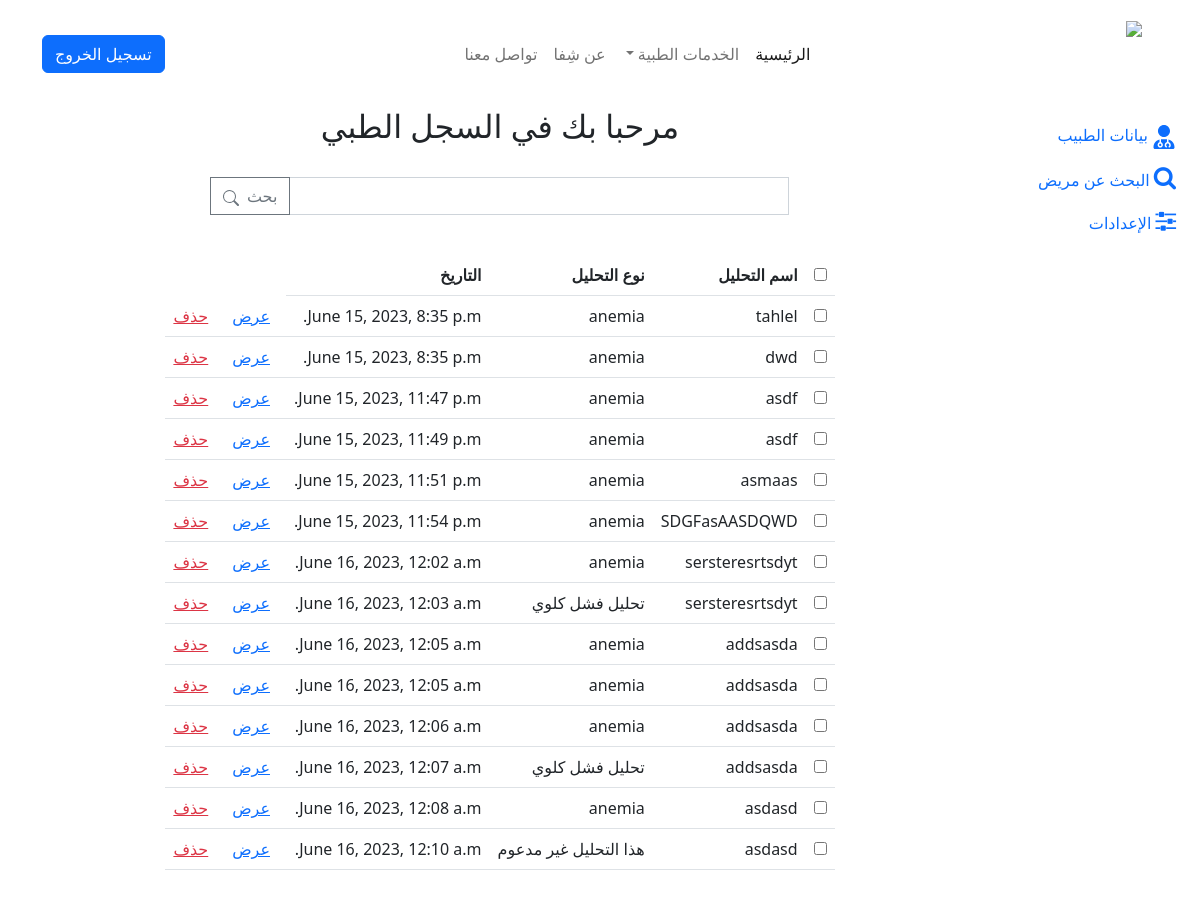
The app's page /medicalAnalysis/tests (signed in), older data.
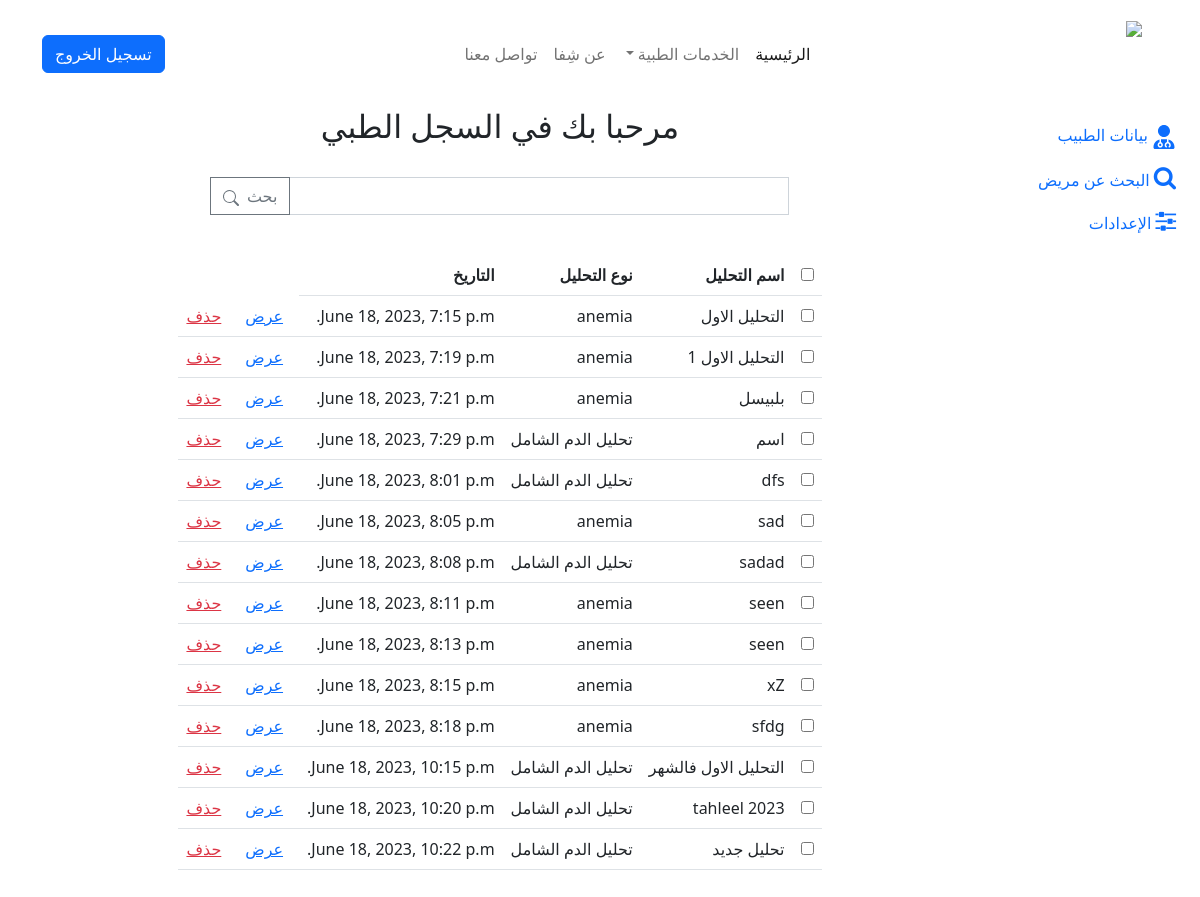
The same page, newer data.
### medicalAnalysis/models.py (models this page shows, shortened)
class MedicalTest(models.Model):
    test_type=models.CharField(max_length=50, default="anemia")
    user=models.ForeignKey( CustomUser,on_delete=models.CASCADE)
    title=models.CharField( max_length=30)
    image=models.ImageField( upload_to=image_upload, height_field=None, width_field=None, max_length=None)
    upload_date=models.DateTimeField( auto_now=True, auto_now_add=False)
    result = models.CharField(max_length=50,blank=True,null=True)
    review=models.CharField( max_length=150,blank=True,null=True)
    rate1=models.BooleanField(default=False)
    rate2=models.BooleanField(default=False)
    rate3=models.BooleanField(default=False)
    rate4=models.BooleanField(default=False)
    rate5=models.BooleanField(default=False)
    reviewed_by=models.ForeignKey( CustomUser,on_delete=models.CASCADE,related_name='reviewed_doctor',blank=True,null=True)

### medicalAnalysis/views.py (the view)
# urls.py: path('tests', TestsListView.as_view(), name='tests'),
class TestsListView(UserPassesTestMixin, LoginRequiredMixin, ListView):
    model = MedicalTest
    template_name = "p_history.html,"
    context_object_name = 'tests'
    def get_template_names(self):
        if self.request.user.is_patient:
            template_names = ['p_history.html']
        elif self.request.user.is_lab_specialist:
            template_names = ['l-patients.html']
        elif self.request.user.is_doctor:
            template_names = ['tests.html']
        return template_names
    def test_func(self):
        return self.request.user.is_patient or self.request.user.is_lab_specialist or self.request.user.is_doctor

### medicalAnalysis/templates/tests.html (shortened to what this page needs)
{% extends 'doctor.html' %}
{% load static %}
{% load bootstrap4 %}
{% block body %}
        <div class="col d-xl-flex flex-column justify-content-xl-center align-items-xl-center">
            <div>
                <h2 class="text-center" style="margin-bottom: 16px;">مرحبا بك في السجل الطبي</h2>
            </div>
            <div style="margin: 16px;margin-bottom: 8px;">
                <div class="input-group mb-3">
                    <input class="form-control form-control" type="text" id="search-input" onkeyup="searchTable()" aria-label="Search" aria-describedby="button-addon2" style="width: 500px;">
                    <button class="btn btn-outline-secondary" type="button" id="button-addon2">بحث&nbsp;&nbsp;</button></div>
            </div>
            <div class="table-responsive" style="margin: 16px;">
                <table class="table table-hover" id="my-table">
                    <thead>
                        <tr>
                            <th><input type="checkbox"></th>
                            <th>اسم التحليل</th>
                            <th>نوع التحليل</th>
                            <th>التاريخ</th>
                        </tr>
                    </thead>
                    <tbody>
                        {% for test in tests %}
                            <tr>
                                <td><input type="checkbox"></td>
                                <td>{{test.title}}</td>
                                <td>{{test.test_type}} </td>
                                <td>{{test.upload_date}}</td>
                                <td>
                                    <a href="{% url 'medicalAnalysis:result_review' test.id %}" style="padding: 8px;" >عرض</a>
                                </td>
                                    <td>
                                    <a class="link-danger" href="#" onclick="deleteRow(this)">حذف</a>
                                </td>
                            </tr>
                        {% endfor %}
                    </tbody>
                </table>
            </div>
        </div>
    </div>
{% endblock body %}

### medicalAnalysis/templates/doctor.html (shortened to what this page needs)
{% load static %}
{% load bootstrap4 %}
<!DOCTYPE html>
<html lang="ar" dir="rtl">
<head>
    <link rel="stylesheet" href="{% static 'assets/bootstrap/css/bootstrap.min.css' %}">
    <link rel="stylesheet" href="{% static 'assets/fonts/font-awesome.min.css' %}">
    <link rel="stylesheet" href="{% static 'assets/css/Hero-Clean-images.css' %}">
    <link rel="stylesheet" href="{% static 'assets/css/Navbar-Centered-Links-icons.css' %}">
    <link rel="stylesheet" href="https://cdn.jsdelivr.net/npm/bootstrap@5.2.0-alpha1/dist/css/bootstrap.rtl.min.css">
    <link rel="stylesheet" href="{% static 'assets/css/bootstrap/css/bootstrap.min.css' %}">
    <link rel="stylesheet" href="https://cdn.jsdelivr.net/npm/bootstrap@5.3.0-alpha1/dist/css/bootstrap.rtl.min.css">
<link rel="stylesheet" href="https://cdn.jsdelivr.net/npm/bootstrap@5.2.3/dist/css/bootstrap.rtl.min.css">
</head>
<body>
    <nav class="navbar navbar-light navbar-expand-md sticky-top bg-white py-3">
        <div class="container">
            <a class="navbar-brand d-flex align-items-center" href="{% url 'home' %}"><img src="{% static 'assets/img/9503%20[Converted].png' %}" height="65"></a>
            <div class="collapse navbar-collapse" id="navcol-3">
                <ul class="navbar-nav mx-auto">
                    <li class="nav-item">
                        <li class="nav-item"><a class="nav-link active" href="{% url 'home' %}">الرئيسية</a></li>
                        <li class="nav-item dropdown"><a class="dropdown-toggle nav-link" aria-expanded="false" data-bs-toggle="dropdown" data-bs-auto-close="false" href="#">الخدمات الطبية</a>
                        </li>
                    <li class="nav-item"><a class="nav-link" href="{% url 'about' %}">عن شِفا</a></li>
                    <li class="nav-item"><a class="nav-link" href="#">تواصل معنا</a></li>
                    </li>
                </ul>
                {% if request.user.is_authenticated %}
                    <a class="btn btn-primary" role="button" href="{% url 'logout' %}">تسجيل الخروج</a>
                {% endif %}
            </div>
        </div>
    </nav>
    <div class="row g-0 row flex-nowrap">
        <div class="col d-xxl-flex justify-content-xxl-center col-auto col-md-3 col-xl-2 px-sm-2 px-0">
            <div class="d-flex flex-column align-items-center align-items-sm-start px-3 pt-2 text-white">
                <ul class="nav nav-pills flex-column mb-sm-auto mb-0 align-items-center align-items-sm-start" id="menu">
                    <li class="nav-item">
                        <a href="{% url 'medicalAnalysis:login_home' %}" class="nav-link align-middle px-0"><span class="ms-1 d-none d-sm-inline">بيانات الطبيب</span></a></li>
                    <li class="nav-item"><a href="{% url 'medicalAnalysis:doctor_search' %}" class="nav-link align-middle px-0"><i class="fa fa-search fs-4 bi-house"></i><span class="ms-1 d-none d-sm-inline">البحث عن مريض</span></a></li>
                    <li class="nav-item"><a href="{% url 'medicalAnalysis:doctor_setting' request.user.slug %}" class="nav-link px-0 align-middle"><i class="fa fa-sliders fs-4 bi-table"></i><span class="ms-1 d-none d-sm-inline">الإعدادات</span></a></li>
                </ul>
            </div>
        </div>
        {% block body %}{% endblock body %}
</body>
</body>

Row changes from the older to the newer data that the page shows:
removed MedicalTest: title "tahlel", test_type "anemia", upload_date "June 15, 2023, 8:35 p.m."
removed MedicalTest: title "dwd", test_type "anemia", upload_date "June 15, 2023, 8:35 p.m."
removed MedicalTest: title "asdf", test_type "anemia", upload_date "June 15, 2023, 11:47 p.m."
removed MedicalTest: title "asdf", test_type "anemia", upload_date "June 15, 2023, 11:49 p.m."
removed MedicalTest: title "asmaas", test_type "anemia", upload_date "June 15, 2023, 11:51 p.m."
removed MedicalTest: title "SDGFasAASDQWD", test_type "anemia", upload_date "June 15, 2023, 11:54 p.m."
removed MedicalTest: title "sersteresrtsdyt", test_type "anemia", upload_date "June 16, 2023, 12:02 a.m."
removed MedicalTest: title "sersteresrtsdyt", test_type "تحليل فشل كلوي", upload_date "June 16, 2023, 12:03 a.m."
removed MedicalTest: title "addsasda", test_type "anemia", upload_date "June 16, 2023, 12:05 a.m."
removed MedicalTest: title "addsasda", test_type "anemia", upload_date "June 16, 2023, 12:05 a.m."
removed MedicalTest: title "addsasda", test_type "anemia", upload_date "June 16, 2023, 12:06 a.m."
removed MedicalTest: title "addsasda", test_type "تحليل فشل كلوي", upload_date "June 16, 2023, 12:07 a.m."
removed MedicalTest: title "asdasd", test_type "anemia", upload_date "June 16, 2023, 12:08 a.m."
removed MedicalTest: title "asdasd", test_type "هذا التحليل غير مدعوم", upload_date "June 16, 2023, 12:10 a.m."
added MedicalTest: title "التحليل الاول", test_type "anemia", upload_date "June 18, 2023, 7:15 p.m."
added MedicalTest: title "التحليل الاول 1", test_type "anemia", upload_date "June 18, 2023, 7:19 p.m."
added MedicalTest: title "بلبيسل", test_type "anemia", upload_date "June 18, 2023, 7:21 p.m."
added MedicalTest: title "اسم", test_type "تحليل الدم الشامل", upload_date "June 18, 2023, 7:29 p.m."
added MedicalTest: title "dfs", test_type "تحليل الدم الشامل", upload_date "June 18, 2023, 8:01 p.m."
added MedicalTest: title "sad", test_type "anemia", upload_date "June 18, 2023, 8:05 p.m."
added MedicalTest: title "sadad", test_type "تحليل الدم الشامل", upload_date "June 18, 2023, 8:08 p.m."
added MedicalTest: title "seen", test_type "anemia", upload_date "June 18, 2023, 8:11 p.m."
added MedicalTest: title "seen", test_type "anemia", upload_date "June 18, 2023, 8:13 p.m."
added MedicalTest: title "xZ", test_type "anemia", upload_date "June 18, 2023, 8:15 p.m."
added MedicalTest: title "sfdg", test_type "anemia", upload_date "June 18, 2023, 8:18 p.m."
added MedicalTest: title "التحليل الاول فالشهر", test_type "تحليل الدم الشامل", upload_date "June 18, 2023, 10:15 p.m."
added MedicalTest: title "tahleel 2023", test_type "تحليل الدم الشامل", upload_date "June 18, 2023, 10:20 p.m."
added MedicalTest: title "تحليل جديد", test_type "تحليل الدم الشامل", upload_date "June 18, 2023, 10:22 p.m."
